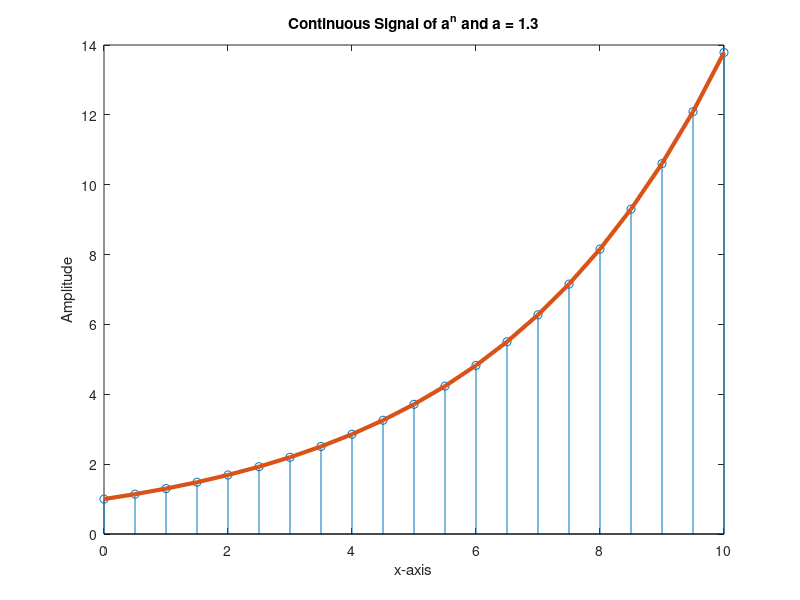

MATLAB code to generate this figure:
a = 1.3;
n = 0:0.5:10;
x = a.^n;
stem(n, x);
title('Discrete Signal of a^n');
xlabel('Sample Number');
ylabel('Amplitude');
hold on;
plot(n, x, 'linewidth', 3);
title('Continuous Signal of a^n and a = 1.3');
xlabel('x-axis');
ylabel('Amplitude');
